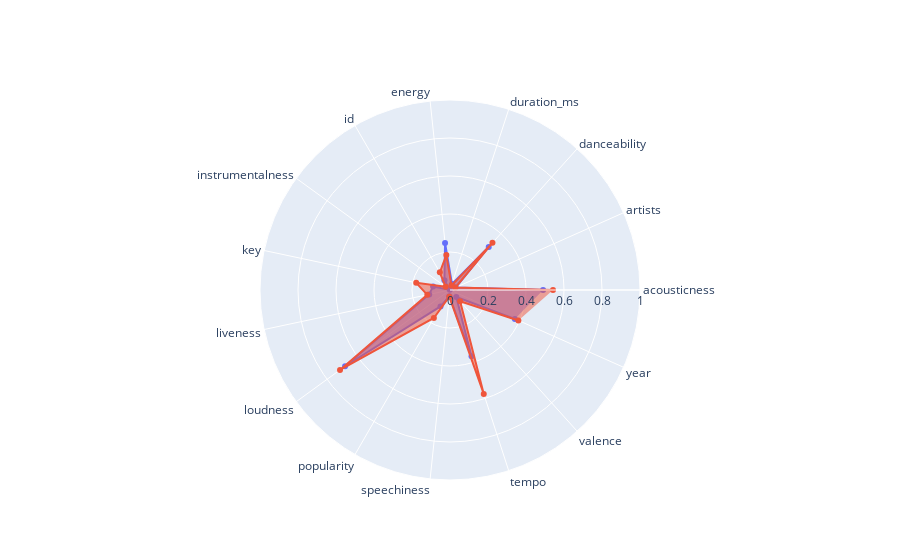

The cell this chart's notebook holds for it:
### Code cell
compare_this(10000,18201)

### Figure 1 — Plotly figure (JSON) as saved in the notebook; plotly's stock layout.template omitted (floating-point values rounded to 4 significant figures)
{"data": [{"fill": "toself", "name": "Product A", "r": [0.49, 0.03224, 0.3047, 0.03351, 0.249, 0.05886, 0.0012, 0.09091, 0.112, 0.6827, 0.1, 0.03251, 0.3667, 0.0494, 0.3737], "theta": ["acousticness", "artists", "danceability", "duration_ms", "energy", "id", "instrumentalness", "key", "liveness", "loudness", "popularity", "speechiness", "tempo", "valence", "year"], "type": "scatterpolar"}, {"fill": "toself", "name": "Product B", "r": [0.5422, 0.03089, 0.334, 0.0249, 0.185, 0.1071, 0.0288, 0.1818, 0.122, 0.7155, 0.17, 0.0354, 0.575, 0.0795, 0.3939], "theta": ["acousticness", "artists", "danceability", "duration_ms", "energy", "id", "instrumentalness", "key", "liveness", "loudness", "popularity", "speechiness", "tempo", "valence", "year"], "type": "scatterpolar"}], "layout": {"polar": {"radialaxis": {"range": [0, 1], "visible": true}}, "showlegend": false}}
